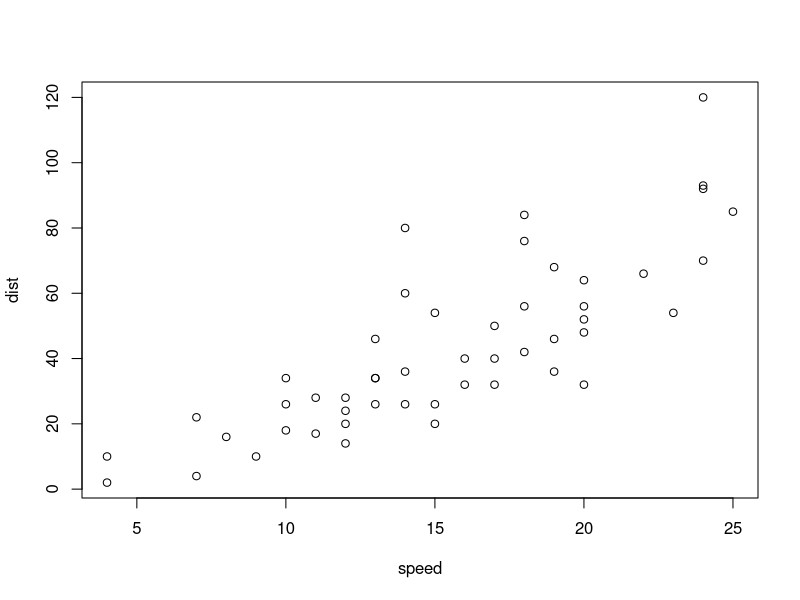
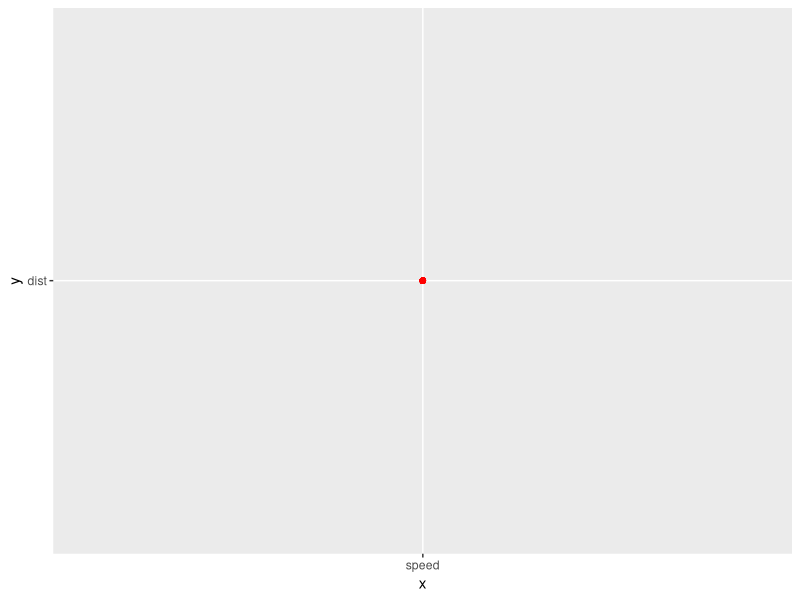

Reproduce these figures in R, in order.
## ---- chunk 1
knitr::opts_chunk$set(echo = TRUE)
library(tidyverse)
library(here)
## ---- chunk 2
plot(cars) 

ggplot(data = cars, aes(x = "speed", y = "dist")) +
  geom_point(color = "red")

## ---- chunk 3
